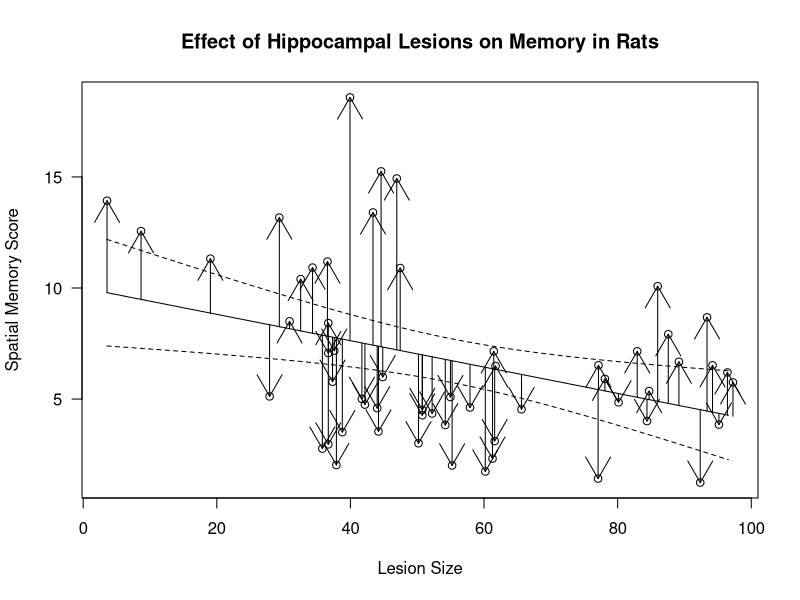
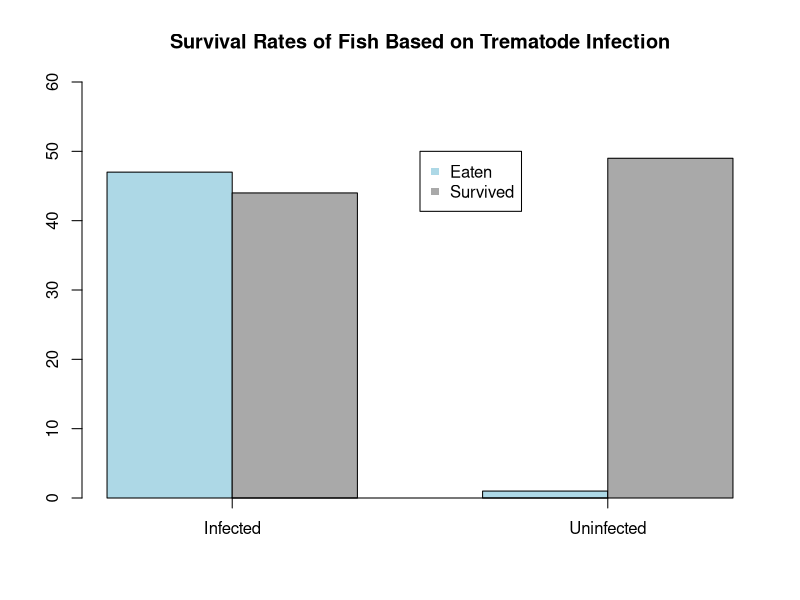
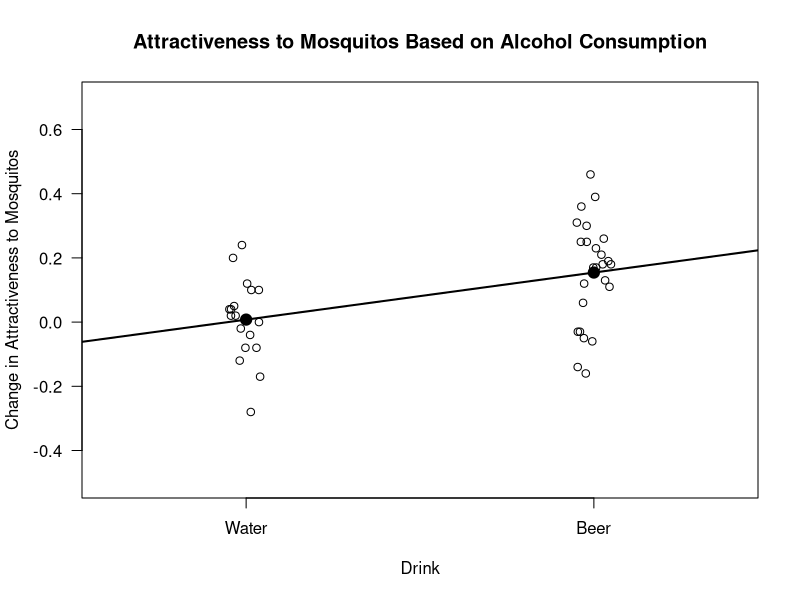

Source code (R) for these figures, in order:
#-----------------------------------------------------------------------------#
# Assignment: Final Exam
# Author: Dylan Oh
# Date Created: 8 May 2018
#-----------------------------------------------------------------------------#

#-----------------------------------------------------------------------------#
#                                 Challenge 1                                 #
#-----------------------------------------------------------------------------#
# Importing data
data <- read.csv('Hippocampus.csv')

# Creating response and predictor variables for linear model
predictor <- data$lesion
response <- data$memory

# Invoking linear model
model <- lm(response ~ predictor)

# Generating new x axis
new_x <- seq(
    min(predictor),
    max(predictor)
)

# Extracting coefficients
b0 <- summary(model)$coeff[1,1]
b1 <- summary(model)$coeff[2,1]

# Calculating the predicted values of y
predicted_y <- b0 + b1 * new_x

# Calculating the 95% confidence interval for the data
confidence <- predict(
    model,
    newdata = data.frame(predictor = new_x),
    interval = 'confidence'
)

# Plotting the data points
plot(
    x = predictor,
    y = response,
    main = 'Effect of Hippocampal Lesions on Memory in Rats',
    xlab = 'Lesion Size',
    ylab = 'Spatial Memory Score',
    las = 1
)

# Adding lines for residuals, which are the difference between each observed
# data point and the mean, and is an indicator of how each individual point
# varies from the mean.
for (i in 1:length(predictor)){
    arrows(
        x0 = predictor[i],
        y0 = b0 + b1 * predictor[i],
        x1 = predictor[i],
        y1 = response[i],
    )
}

# Adding a line to represent the mean
lines(
    x = new_x,
    y = predicted_y,
    lty = 1
)

# Adding a line to represent the lower confidence interval
lines(
    x = new_x,
    y = confidence[ ,2],
    lty = 2
)

# Adding a line to represent the upper confidence interval
lines(
    x = new_x,
    y = confidence[ ,3],
    lty = 2
)

# Increasing the size of hippocampal lesions in rats decreases their spatial
# memory score. The graph shows that scores decrease from a mean of 10 in rats
# with no lesions to 5 in rats with lesions of size 100

#------------------------------------------------------------------------------#
#                                 Challenge 2                                  #
#------------------------------------------------------------------------------#
# Importing data
worm_data <- read.csv('Wormy_fish.csv')

# Creating table of the data
results <- table(worm_data)

# Reversing the data
results <- rbind(results[ ,1],results[ ,2])

# Plotting
barx <- barplot(
    results,
    main = 'Survival Rates of Fish Based on Trematode Infection',
    ylim = c(0,60),
    xaxt = 'n',
    col = c('lightblue','darkgrey'),
    beside = T
)

# Adding new x axis
axis(
    side = 1,
    at = c(2,5),
    label = c(
        'Infected',
        'Uninfected'
    )
)

# Inserting legend
legend(
    x = 3.5,
    y = 50,
    legend = c('Eaten','Survived'),
    pch = 15,
    col = c('lightblue','darkgrey')
)

# Parameter being estimated is the difference in the percentage of infected fish
# that are eaten to the percentage of uninfected fish that are eaten.

fish_param <- (results[1,1] / sum(results[,1])) - (results[1,2] / sum(results[,2]))

# Trematode infection dramatically increases the number of fish that are eaten.
# While the number of fish that survive are comparable between fish who are and
# are not infected, there are much more fish who are eaten that are infected
# than fish who are not. The percentage of uninfected fish who survive is almost
# 100%, while the percentage for infected fish who survive are around 50%.

#------------------------------------------------------------------------------#
#                                 Challenge 3                                  #
#------------------------------------------------------------------------------#
# Importing data
drink_data <- read.csv('mozzy_beer.csv')

# Creating variable drink defining water as 0 and beer as 1
drink <- ifelse(
            drink_data$drink == 'beer',
            yes = 1,
            no = 0
        )

# Invoking a linear model comparing attraction change to drink consumed
drink_model <- lm(drink_data$attraction_change ~ drink)

# Creating jitter vector
x_jitter <- jitter(drink,0.25)

# Plotting the data with jitter and no x-axis
plot(
    x_jitter,
    drink_data$attraction_change,
    main = 'Attractiveness to Mosquitos Based on Alcohol Consumption',
    xlab = 'Drink',
    ylab = 'Change in Attractiveness to Mosquitos',
    xlim = c(-0.4,1.4),
    ylim = c(-0.5,0.7),
    xaxt = 'n',
    las = 1
)

# Creating x-axis, replacing 0 and 1 with water and beer
axis(
    side = 1,
    at = c(0,1),
    c('Water','Beer')
)

# Creating a line that connects the two means
abline(
    drink_model,
    lwd = 2
)

# Plotting the mean of the water data
points(
    x = 0,
    y = drink_model$coeff[1],
    pch = 19,
    cex = 1.5
)

# Plotting the mean of the beer data
points(
    x = 1,
    y = drink_model$coeff[1] + drink_model$coeff[2],
    pch = 19,
    cex = 1.5,
)

# Parameter being estimated is the difference of means in the change of
# attractiveness to mosquitos based on the beverage drunk.
drink_param <- drink_model$coeff[2] - drink_model$coeff[1]

# Attractiveness to mosquitos increases when drinking beer compared to drinking
# water. The data shows that the mean change in attractiveness is greater among
# those who drank beer than those who drank water of about 0.15
